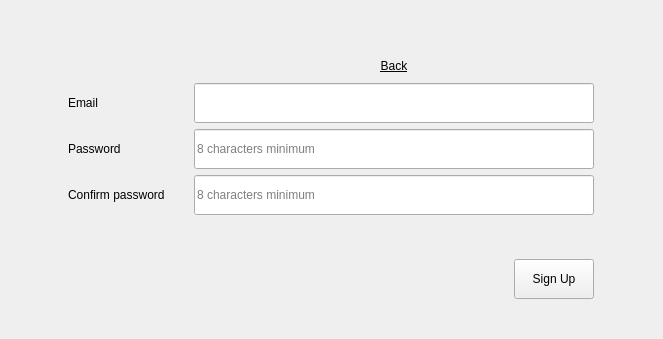
<?xml version="1.0" encoding="UTF-8"?>
<ui version="4.0">
 <class>SignUp</class>
 <widget class="QWidget" name="SignUp">
  <property name="geometry">
   <rect>
    <x>0</x>
    <y>0</y>
    <width>663</width>
    <height>339</height>
   </rect>
  </property>
  <property name="minimumSize">
   <size>
    <width>0</width>
    <height>0</height>
   </size>
  </property>
  <property name="maximumSize">
   <size>
    <width>16777215</width>
    <height>16777215</height>
   </size>
  </property>
  <property name="windowTitle">
   <string/>
  </property>
  <property name="styleSheet">
   <string notr="true"/>
  </property>
  <layout class="QVBoxLayout" name="verticalLayout_2">
   <property name="leftMargin">
    <number>40</number>
   </property>
   <property name="topMargin">
    <number>40</number>
   </property>
   <property name="rightMargin">
    <number>40</number>
   </property>
   <property name="bottomMargin">
    <number>40</number>
   </property>
   <item>
    <spacer name="verticalSpacer">
     <property name="orientation">
      <enum>Qt::Vertical</enum>
     </property>
     <property name="sizeHint" stdset="0">
      <size>
       <width>20</width>
       <height>18</height>
      </size>
     </property>
    </spacer>
   </item>
   <item>
    <layout class="QHBoxLayout" name="horizontalLayout_2">
     <item>
      <spacer name="horizontalSpacer_3">
       <property name="orientation">
        <enum>Qt::Horizontal</enum>
       </property>
       <property name="sizeHint" stdset="0">
        <size>
         <width>40</width>
         <height>20</height>
        </size>
       </property>
      </spacer>
     </item>
     <item>
      <layout class="QVBoxLayout" name="verticalLayout">
       <item>
        <layout class="QGridLayout" name="gridLayout">
         <item row="1" column="0">
          <widget class="QLabel" name="label">
           <property name="text">
            <string>Email</string>
           </property>
          </widget>
         </item>
         <item row="1" column="1">
          <widget class="QLineEdit" name="email_lin">
           <property name="minimumSize">
            <size>
             <width>400</width>
             <height>40</height>
            </size>
           </property>
          </widget>
         </item>
         <item row="2" column="0">
          <widget class="QLabel" name="label_2">
           <property name="minimumSize">
            <size>
             <width>120</width>
             <height>0</height>
            </size>
           </property>
           <property name="text">
            <string>Password</string>
           </property>
          </widget>
         </item>
         <item row="3" column="0">
          <widget class="QLabel" name="label_3">
           <property name="text">
            <string>Confirm password</string>
           </property>
          </widget>
         </item>
         <item row="3" column="1">
          <widget class="PasswordLine" name="confirm_password_lin">
           <property name="minimumSize">
            <size>
             <width>400</width>
             <height>40</height>
            </size>
           </property>
           <property name="placeholderText">
            <string>8 characters minimum</string>
           </property>
          </widget>
         </item>
         <item row="2" column="1">
          <widget class="PasswordLine" name="password_lin">
           <property name="minimumSize">
            <size>
             <width>400</width>
             <height>40</height>
            </size>
           </property>
           <property name="placeholderText">
            <string>8 characters minimum</string>
           </property>
          </widget>
         </item>
         <item row="0" column="1">
          <widget class="QPushButton" name="back">
           <property name="minimumSize">
            <size>
             <width>0</width>
             <height>0</height>
            </size>
           </property>
           <property name="maximumSize">
            <size>
             <width>16777215</width>
             <height>16777215</height>
            </size>
           </property>
           <property name="font">
            <font>
             <underline>true</underline>
            </font>
           </property>
           <property name="text">
            <string>Back</string>
           </property>
           <property name="flat">
            <bool>true</bool>
           </property>
          </widget>
         </item>
        </layout>
       </item>
       <item>
        <spacer name="verticalSpacer_2">
         <property name="orientation">
          <enum>Qt::Vertical</enum>
         </property>
         <property name="sizeHint" stdset="0">
          <size>
           <width>20</width>
           <height>40</height>
          </size>
         </property>
        </spacer>
       </item>
       <item>
        <layout class="QHBoxLayout" name="horizontalLayout">
         <item>
          <widget class="QLabel" name="notification_message_lbl">
           <property name="styleSheet">
            <string notr="true"/>
           </property>
           <property name="text">
            <string/>
           </property>
          </widget>
         </item>
         <item>
          <spacer name="horizontalSpacer">
           <property name="orientation">
            <enum>Qt::Horizontal</enum>
           </property>
           <property name="sizeHint" stdset="0">
            <size>
             <width>40</width>
             <height>20</height>
            </size>
           </property>
          </spacer>
         </item>
         <item>
          <widget class="QPushButton" name="signup_btn">
           <property name="minimumSize">
            <size>
             <width>0</width>
             <height>40</height>
            </size>
           </property>
           <property name="maximumSize">
            <size>
             <width>16777215</width>
             <height>16777215</height>
            </size>
           </property>
           <property name="styleSheet">
            <string notr="true"/>
           </property>
           <property name="text">
            <string>Sign Up</string>
           </property>
          </widget>
         </item>
        </layout>
       </item>
      </layout>
     </item>
     <item>
      <spacer name="horizontalSpacer_2">
       <property name="orientation">
        <enum>Qt::Horizontal</enum>
       </property>
       <property name="sizeHint" stdset="0">
        <size>
         <width>40</width>
         <height>20</height>
        </size>
       </property>
      </spacer>
     </item>
    </layout>
   </item>
  </layout>
 </widget>
 <customwidgets>
  <customwidget>
   <class>PasswordLine</class>
   <extends>QLineEdit</extends>
   <header>views/custom_widgets.h</header>
  </customwidget>
 </customwidgets>
 <resources>
  <include location="../assets/app_resources.qrc"/>
  <include location="../assets/app_resources.qrc"/>
 </resources>
 <connections/>
</ui>
